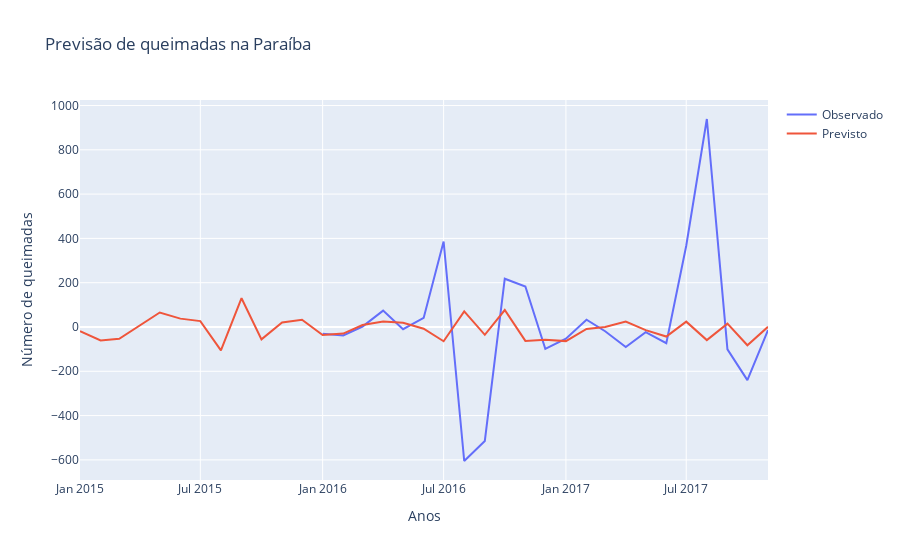

Notebook code for this chart:
### Code cell
fig = go.Figure()
prev = model_sarima.predict(start=time_series_test.index[0], end=time_series_test.index[-1])

time_series_diff_test = time_series_test.diff(12).dropna()
fig.add_trace(go.Scatter(x=time_series_diff_test.index, y=time_series_diff_test.values,
                    mode='lines',
                    name='Observado'))

fig.add_trace(go.Scatter(x=prev.index, y=prev.values,
                    mode='lines',
                    name='Previsto'))

fig.update_layout(title='Previsão de queimadas na Paraíba',
                    xaxis_title='Anos',
                    yaxis_title='Número de queimadas')

fig.show()

### Figure 1 — Plotly figure (JSON) as saved in the notebook; plotly's stock layout.template omitted (floating-point values rounded to 4 significant figures)
{"data": [{"mode": "lines", "name": "Observado", "type": "scatter", "x": ["2016-01-01T00:00:00", "2016-02-01T00:00:00", "2016-03-01T00:00:00", "2016-04-01T00:00:00", "2016-05-01T00:00:00", "2016-06-01T00:00:00", "2016-07-01T00:00:00", "2016-08-01T00:00:00", "2016-09-01T00:00:00", "2016-10-01T00:00:00", "2016-11-01T00:00:00", "2016-12-01T00:00:00", "2017-01-01T00:00:00", "2017-02-01T00:00:00", "2017-03-01T00:00:00", "2017-04-01T00:00:00", "2017-05-01T00:00:00", "2017-06-01T00:00:00", "2017-07-01T00:00:00", "2017-08-01T00:00:00", "2017-09-01T00:00:00", "2017-10-01T00:00:00", "2017-11-01T00:00:00"], "y": [-31, -38, 2, 74, -10, 41, 386, -605.0, -514.6, 218, 183, -99, -53, 33, -19, -90, -23, -73, 367, 939.0, -100.7, -240, -14]}, {"mode": "lines", "name": "Previsto", "type": "scatter", "x": ["2015-01-01T00:00:00", "2015-02-01T00:00:00", "2015-03-01T00:00:00", "2015-04-01T00:00:00", "2015-05-01T00:00:00", "2015-06-01T00:00:00", "2015-07-01T00:00:00", "2015-08-01T00:00:00", "2015-09-01T00:00:00", "2015-10-01T00:00:00", "2015-11-01T00:00:00", "2015-12-01T00:00:00", "2016-01-01T00:00:00", "2016-02-01T00:00:00", "2016-03-01T00:00:00", "2016-04-01T00:00:00", "2016-05-01T00:00:00", "2016-06-01T00:00:00", "2016-07-01T00:00:00", "2016-08-01T00:00:00", "2016-09-01T00:00:00", "2016-10-01T00:00:00", "2016-11-01T00:00:00", "2016-12-01T00:00:00", "2017-01-01T00:00:00", "2017-02-01T00:00:00", "2017-03-01T00:00:00", "2017-04-01T00:00:00", "2017-05-01T00:00:00", "2017-06-01T00:00:00", "2017-07-01T00:00:00", "2017-08-01T00:00:00", "2017-09-01T00:00:00", "2017-10-01T00:00:00", "2017-11-01T00:00:00"], "y": [-19.09, -61.08, -53.52, 8.3, 65.27, 37.8, 26.67, -105.5, 130.0, -55.76, 20.1, 32.95, -36.62, -29.87, 8.697, 24.55, 19.42, -8.002, -64.42, 70.78, -35.19, 76.65, -62.81, -57.43, -63.74, -8.814, -0.1294, 24.58, -14.02, -43.06, 24.15, -59.15, 15.33, -82.37, 0.6381]}], "layout": {"title": {"text": "Previsão de queimadas na Paraíba"}, "xaxis": {"title": {"text": "Anos"}}, "yaxis": {"title": {"text": "Número de queimadas"}}}}
